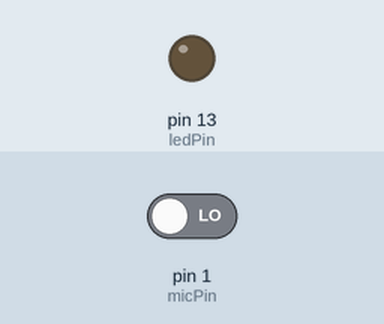
Recording of a sketch running on a simulated Arduino Uno, built with avr-gcc and run on an emulated ATmega328P. Shown: output pins drawn as LEDs (lit = HIGH). Inputs (shaded band) come from the test bench; at power-on: pin 1 (micPin) LOW.

Above: at 1.2 s.
1.3 s: pin 1 (micPin) driven HIGH
At 1.7 s:
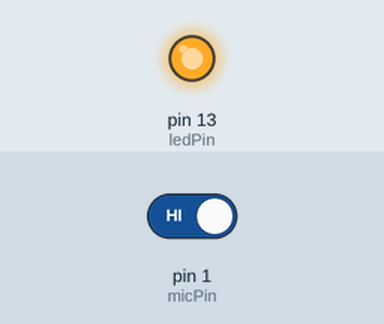
2.8 s: pin 1 (micPin) driven LOW
At 4.5 s:
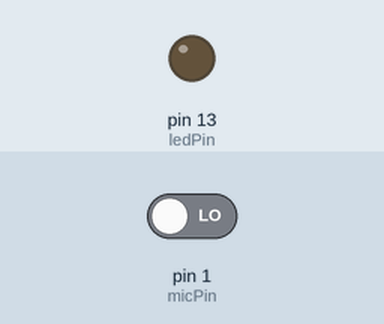
Timing chart, 0 to 6.0 s (numbered marks = the images above; inputs shaded):
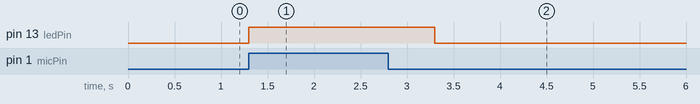

Measured:
- after the input at 1.3 s, pin 13 (ledPin): LOW → HIGH at once
- after the input at 2.8 s, pin 13 (ledPin): HIGH → LOW after 0.50 s

The sketch:

microphone_trigger.ino
```cpp
int ledPin =13;
int micPin = 1;
int state=0;

void setup() {
  pinMode(ledPin, OUTPUT);
  pinMode(micPin, INPUT);
}

void loop() {
  state=digitalRead(micPin);
  if (state == HIGH){
    digitalWrite(ledPin, HIGH);
    delay(1000);
  }
  else {
    digitalWrite(ledPin, LOW);
  }
}
```
